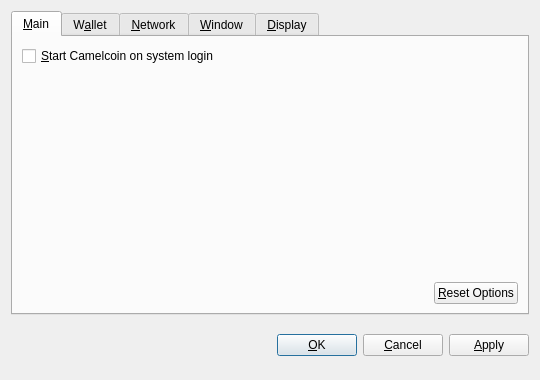
<?xml version="1.0" encoding="UTF-8"?>
<ui version="4.0">
 <class>OptionsDialog</class>
 <widget class="QDialog" name="OptionsDialog">
  <property name="geometry">
   <rect>
    <x>0</x>
    <y>0</y>
    <width>540</width>
    <height>380</height>
   </rect>
  </property>
  <property name="windowTitle">
   <string>Options</string>
  </property>
  <property name="modal">
   <bool>true</bool>
  </property>
  <layout class="QVBoxLayout" name="verticalLayout">
   <item>
    <widget class="QTabWidget" name="tabWidget">
     <property name="tabPosition">
      <enum>QTabWidget::North</enum>
     </property>
     <property name="currentIndex">
      <number>0</number>
     </property>
     <widget class="QWidget" name="tabMain">
      <attribute name="title">
       <string>&amp;Main</string>
      </attribute>
      <layout class="QVBoxLayout" name="verticalLayout_Main">
       <item>
        <widget class="QCheckBox" name="bitcoinAtStartup">
         <property name="toolTip">
          <string>Automatically start Camelcoin after logging in to the system.</string>
         </property>
         <property name="text">
          <string>&amp;Start Camelcoin on system login</string>
         </property>
        </widget>
       </item>
       <item>
        <spacer name="verticalSpacer_Main">
         <property name="orientation">
          <enum>Qt::Vertical</enum>
         </property>
         <property name="sizeHint" stdset="0">
          <size>
           <width>20</width>
           <height>40</height>
          </size>
         </property>
        </spacer>
       </item>
       <item>
        <layout class="QHBoxLayout" name="horizontalLayout_2_Main">
         <item>
          <spacer name="horizontalSpacer_2_Main">
           <property name="orientation">
            <enum>Qt::Horizontal</enum>
           </property>
           <property name="sizeHint" stdset="0">
            <size>
             <width>40</width>
             <height>20</height>
            </size>
           </property>
          </spacer>
         </item>
         <item>
          <widget class="QPushButton" name="resetButton">
           <property name="toolTip">
            <string>Reset all client options to default.</string>
           </property>
           <property name="text">
            <string>&amp;Reset Options</string>
           </property>
           <property name="autoDefault">
            <bool>false</bool>
           </property>
          </widget>
         </item>
        </layout>
       </item>
      </layout>
     </widget>
     <widget class="QWidget" name="tabWallet">
      <attribute name="title">
       <string>W&amp;allet</string>
      </attribute>
      <layout class="QVBoxLayout" name="verticalLayout_Network">
       <item>
        <widget class="QLabel" name="transactionFeeInfoLabel">
         <property name="text">
          <string>Optional transaction fee per kB that helps make sure your transactions are processed quickly. Most transactions are 1 kB.</string>
         </property>
         <property name="textFormat">
          <enum>Qt::PlainText</enum>
         </property>
         <property name="wordWrap">
          <bool>true</bool>
         </property>
        </widget>
       </item>
       <item>
        <layout class="QHBoxLayout" name="horizontalLayout_1_Main">
         <item>
          <widget class="QLabel" name="transactionFeeLabel">
           <property name="text">
            <string>Pay transaction &amp;fee</string>
           </property>
           <property name="textFormat">
            <enum>Qt::PlainText</enum>
           </property>
           <property name="buddy">
            <cstring>transactionFee</cstring>
           </property>
          </widget>
         </item>
         <item>
          <widget class="BitcoinAmountField" name="transactionFee"/>
         </item>
         <item>
          <spacer name="horizontalSpacer_1_Main">
           <property name="orientation">
            <enum>Qt::Horizontal</enum>
           </property>
           <property name="sizeHint" stdset="0">
            <size>
             <width>40</width>
             <height>20</height>
            </size>
           </property>
          </spacer>
         </item>
        </layout>
       </item>
       <item>
        <widget class="QLabel" name="label">
         <property name="text">
          <string>If you disable the spending of unconfirmed change, the change from a transaction cannot be used until that transaction has at least one confirmation. This also affects how your balance is computed.</string>
         </property>
         <property name="wordWrap">
          <bool>true</bool>
         </property>
        </widget>
       </item>
       <item>
        <widget class="QCheckBox" name="spendZeroConfChange">
         <property name="text">
          <string>Spend unconfirmed change  (experts only)</string>
         </property>
        </widget>
       </item>
       <item>
        <spacer name="verticalSpacer">
         <property name="orientation">
          <enum>Qt::Vertical</enum>
         </property>
         <property name="sizeHint" stdset="0">
          <size>
           <width>20</width>
           <height>40</height>
          </size>
         </property>
        </spacer>
       </item>
      </layout>
     </widget>
     <widget class="QWidget" name="tabNetwork">
      <attribute name="title">
       <string>&amp;Network</string>
      </attribute>
      <layout class="QVBoxLayout" name="verticalLayout_Network">
       <item>
        <widget class="QCheckBox" name="mapPortUpnp">
         <property name="toolTip">
          <string>Automatically open the Camelcoin client port on the router. This only works when your router supports UPnP and it is enabled.</string>
         </property>
         <property name="text">
          <string>Map port using &amp;UPnP</string>
         </property>
        </widget>
       </item>
       <item>
        <widget class="QCheckBox" name="connectSocks">
         <property name="toolTip">
          <string>Connect to the Camelcoin network through a SOCKS proxy (e.g. when connecting through Tor).</string>
         </property>
         <property name="text">
          <string>&amp;Connect through SOCKS proxy:</string>
         </property>
        </widget>
       </item>
       <item>
        <layout class="QHBoxLayout" name="horizontalLayout_Network">
         <item>
          <widget class="QLabel" name="proxyIpLabel">
           <property name="text">
            <string>Proxy &amp;IP:</string>
           </property>
           <property name="textFormat">
            <enum>Qt::PlainText</enum>
           </property>
           <property name="buddy">
            <cstring>proxyIp</cstring>
           </property>
          </widget>
         </item>
         <item>
          <widget class="QValidatedLineEdit" name="proxyIp">
           <property name="maximumSize">
            <size>
             <width>140</width>
             <height>16777215</height>
            </size>
           </property>
           <property name="toolTip">
            <string>IP address of the proxy (e.g. 127.0.0.1)</string>
           </property>
          </widget>
         </item>
         <item>
          <widget class="QLabel" name="proxyPortLabel">
           <property name="text">
            <string>&amp;Port:</string>
           </property>
           <property name="textFormat">
            <enum>Qt::PlainText</enum>
           </property>
           <property name="buddy">
            <cstring>proxyPort</cstring>
           </property>
          </widget>
         </item>
         <item>
          <widget class="QLineEdit" name="proxyPort">
           <property name="maximumSize">
            <size>
             <width>55</width>
             <height>16777215</height>
            </size>
           </property>
           <property name="toolTip">
            <string>Port of the proxy (e.g. 9050)</string>
           </property>
          </widget>
         </item>
         <item>
          <widget class="QLabel" name="socksVersionLabel">
           <property name="text">
            <string>SOCKS &amp;Version:</string>
           </property>
           <property name="textFormat">
            <enum>Qt::PlainText</enum>
           </property>
           <property name="buddy">
            <cstring>socksVersion</cstring>
           </property>
          </widget>
         </item>
         <item>
          <widget class="QValueComboBox" name="socksVersion">
           <property name="toolTip">
            <string>SOCKS version of the proxy (e.g. 5)</string>
           </property>
          </widget>
         </item>
         <item>
          <spacer name="horizontalSpacer_Network">
           <property name="orientation">
            <enum>Qt::Horizontal</enum>
           </property>
           <property name="sizeHint" stdset="0">
            <size>
             <width>40</width>
             <height>20</height>
            </size>
           </property>
          </spacer>
         </item>
        </layout>
       </item>
       <item>
        <spacer name="verticalSpacer_Network">
         <property name="orientation">
          <enum>Qt::Vertical</enum>
         </property>
         <property name="sizeHint" stdset="0">
          <size>
           <width>20</width>
           <height>40</height>
          </size>
         </property>
        </spacer>
       </item>
      </layout>
     </widget>
     <widget class="QWidget" name="tabWindow">
      <attribute name="title">
       <string>&amp;Window</string>
      </attribute>
      <layout class="QVBoxLayout" name="verticalLayout_Window">
       <item>
        <widget class="QCheckBox" name="minimizeToTray">
         <property name="toolTip">
          <string>Show only a tray icon after minimizing the window.</string>
         </property>
         <property name="text">
          <string>&amp;Minimize to the tray instead of the taskbar</string>
         </property>
        </widget>
       </item>
       <item>
        <widget class="QCheckBox" name="minimizeOnClose">
         <property name="toolTip">
          <string>Minimize instead of exit the application when the window is closed. When this option is enabled, the application will be closed only after selecting Quit in the menu.</string>
         </property>
         <property name="text">
          <string>M&amp;inimize on close</string>
         </property>
        </widget>
       </item>
       <item>
        <spacer name="verticalSpacer_Window">
         <property name="orientation">
          <enum>Qt::Vertical</enum>
         </property>
         <property name="sizeHint" stdset="0">
          <size>
           <width>20</width>
           <height>40</height>
          </size>
         </property>
        </spacer>
       </item>
      </layout>
     </widget>
     <widget class="QWidget" name="tabDisplay">
      <attribute name="title">
       <string>&amp;Display</string>
      </attribute>
      <layout class="QVBoxLayout" name="verticalLayout_Display">
       <item>
        <layout class="QHBoxLayout" name="horizontalLayout_1_Display">
         <item>
          <widget class="QLabel" name="langLabel">
           <property name="text">
            <string>User Interface &amp;language:</string>
           </property>
           <property name="textFormat">
            <enum>Qt::PlainText</enum>
           </property>
           <property name="buddy">
            <cstring>lang</cstring>
           </property>
          </widget>
         </item>
         <item>
          <widget class="QValueComboBox" name="lang">
           <property name="toolTip">
            <string>The user interface language can be set here. This setting will take effect after restarting Camelcoin.</string>
           </property>
          </widget>
         </item>
        </layout>
       </item>
       <item>
        <layout class="QHBoxLayout" name="horizontalLayout_2_Display">
         <item>
          <widget class="QLabel" name="unitLabel">
           <property name="text">
            <string>&amp;Unit to show amounts in:</string>
           </property>
           <property name="textFormat">
            <enum>Qt::PlainText</enum>
           </property>
           <property name="buddy">
            <cstring>unit</cstring>
           </property>
          </widget>
         </item>
         <item>
          <widget class="QValueComboBox" name="unit">
           <property name="toolTip">
            <string>Choose the default subdivision unit to show in the interface and when sending coins.</string>
           </property>
          </widget>
         </item>
        </layout>
       </item>
       <item>
        <widget class="QCheckBox" name="displayAddresses">
         <property name="toolTip">
          <string>Whether to show Camelcoin addresses in the transaction list or not.</string>
         </property>
         <property name="text">
          <string>&amp;Display addresses in transaction list</string>
         </property>
        </widget>
       </item>
       <item>
        <widget class="QCheckBox" name="coinControlFeatures">
         <property name="toolTip">
          <string>Whether to show coin control features or not.</string>
         </property>
         <property name="text">
          <string>Display coin &amp;control features (experts only!)</string>
         </property>
        </widget>
       </item>
       <item>
        <spacer name="verticalSpacer_Display">
         <property name="orientation">
          <enum>Qt::Vertical</enum>
         </property>
         <property name="sizeHint" stdset="0">
          <size>
           <width>20</width>
           <height>40</height>
          </size>
         </property>
        </spacer>
       </item>
      </layout>
     </widget>
    </widget>
   </item>
   <item>
    <layout class="QHBoxLayout" name="horizontalLayout_Buttons">
     <item>
      <spacer name="horizontalSpacer_1">
       <property name="orientation">
        <enum>Qt::Horizontal</enum>
       </property>
       <property name="sizeHint" stdset="0">
        <size>
         <width>40</width>
         <height>48</height>
        </size>
       </property>
      </spacer>
     </item>
     <item>
      <widget class="QLabel" name="statusLabel">
       <property name="font">
        <font>
         <weight>75</weight>
         <bold>true</bold>
        </font>
       </property>
       <property name="text">
        <string/>
       </property>
       <property name="textFormat">
        <enum>Qt::PlainText</enum>
       </property>
       <property name="wordWrap">
        <bool>true</bool>
       </property>
      </widget>
     </item>
     <item>
      <spacer name="horizontalSpacer_2">
       <property name="orientation">
        <enum>Qt::Horizontal</enum>
       </property>
       <property name="sizeHint" stdset="0">
        <size>
         <width>40</width>
         <height>48</height>
        </size>
       </property>
      </spacer>
     </item>
     <item>
      <widget class="QPushButton" name="okButton">
       <property name="text">
        <string>&amp;OK</string>
       </property>
      </widget>
     </item>
     <item>
      <widget class="QPushButton" name="cancelButton">
       <property name="text">
        <string>&amp;Cancel</string>
       </property>
       <property name="autoDefault">
        <bool>false</bool>
       </property>
      </widget>
     </item>
     <item>
      <widget class="QPushButton" name="applyButton">
       <property name="text">
        <string>&amp;Apply</string>
       </property>
       <property name="autoDefault">
        <bool>false</bool>
       </property>
      </widget>
     </item>
    </layout>
   </item>
  </layout>
 </widget>
 <customwidgets>
  <customwidget>
   <class>BitcoinAmountField</class>
   <extends>QSpinBox</extends>
   <header>bitcoinamountfield.h</header>
  </customwidget>
  <customwidget>
   <class>QValueComboBox</class>
   <extends>QComboBox</extends>
   <header>qvaluecombobox.h</header>
  </customwidget>
  <customwidget>
   <class>QValidatedLineEdit</class>
   <extends>QLineEdit</extends>
   <header>qvalidatedlineedit.h</header>
  </customwidget>
 </customwidgets>
 <resources/>
 <connections/>
</ui>
